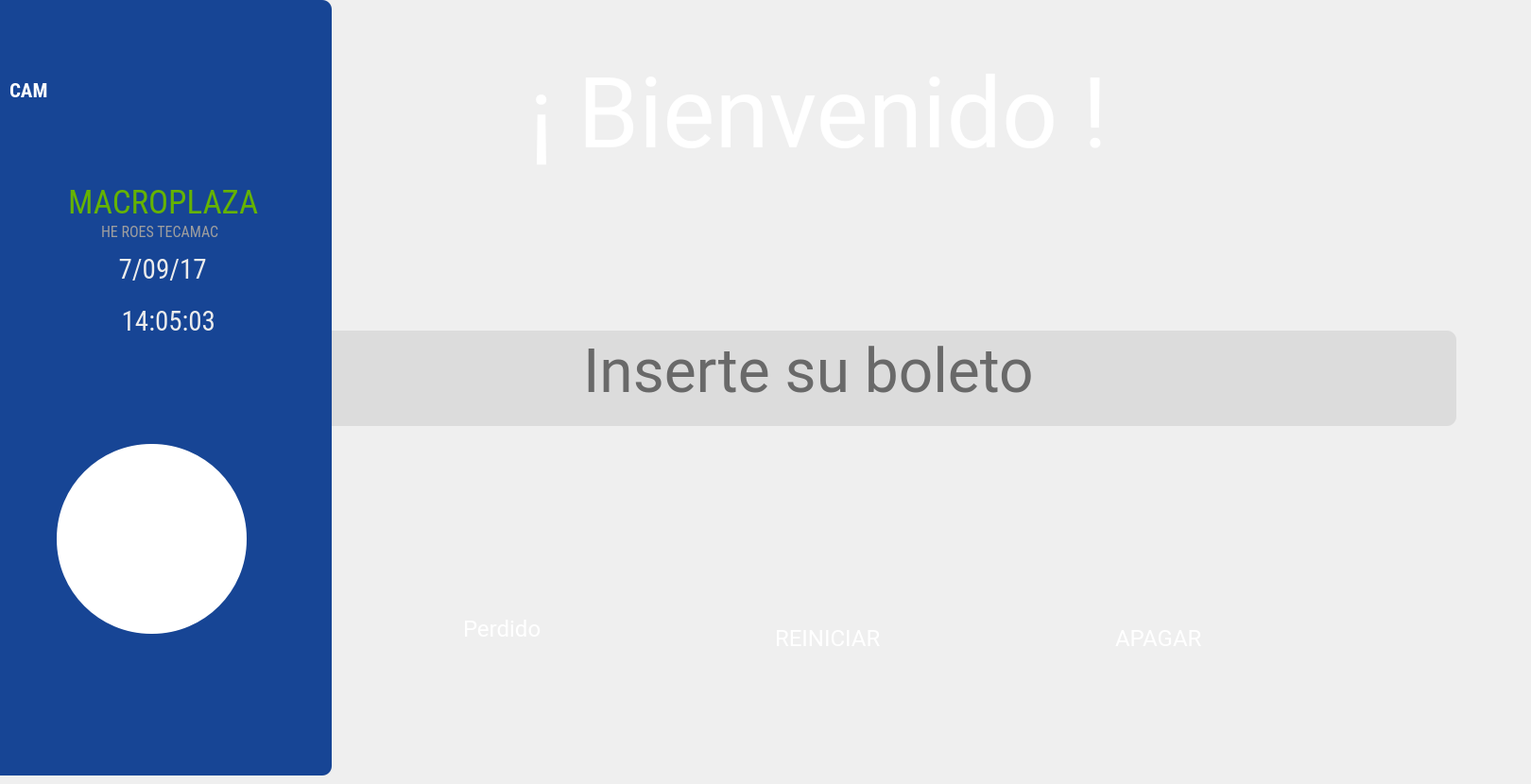
   <widget class="QWidget" name="page_5">
    <widget class="QLabel" name="label_17">
     <property name="geometry">
      <rect>
       <x>560</x>
       <y>50</y>
       <width>1051</width>
       <height>141</height>
      </rect>
     </property>
     <property name="font">
      <font>
       <family>Roboto</family>
       <pointsize>78</pointsize>
       <weight>50</weight>
       <bold>false</bold>
      </font>
     </property>
     <property name="styleSheet">
      <string notr="true">background-color:transparent;
color:rgb(255,255,255);
</string>
     </property>
     <property name="text">
      <string>¡ Bienvenido !</string>
     </property>
    </widget>
    <widget class="QGroupBox" name="groupBox_17">
     <property name="geometry">
      <rect>
       <x>330</x>
       <y>350</y>
       <width>1211</width>
       <height>101</height>
      </rect>
     </property>
     <property name="styleSheet">
      <string notr="true">background-color: rgb(128, 128, 128);
background-color:rgb(220, 220, 220);
border-radius:10%;</string>
     </property>
     <property name="title">
      <string/>
     </property>
     <widget class="QLabel" name="label_78">
      <property name="geometry">
       <rect>
        <x>-29</x>
        <y>-40</y>
        <width>251</width>
        <height>21</height>
       </rect>
      </property>
      <property name="font">
       <font>
        <family>Sans Serif</family>
        <pointsize>16</pointsize>
        <weight>75</weight>
        <italic>false</italic>
        <bold>true</bold>
       </font>
      </property>
      <property name="styleSheet">
       <string notr="true">background-color:transparent;
color:rgb(101, 179, 0)</string>
      </property>
      <property name="text">
       <string/>
      </property>
     </widget>
     <widget class="QWidget" name="layoutWidget">
      <property name="geometry">
       <rect>
        <x>-120</x>
        <y>0</y>
        <width>1291</width>
        <height>86</height>
       </rect>
      </property>
      <layout class="QGridLayout" name="gridLayout_7">
       <item row="0" column="1">
        <widget class="QLabel" name="label_59">
         <property name="font">
          <font>
           <family>Roboto Condensed</family>
           <pointsize>22</pointsize>
           <weight>75</weight>
           <italic>false</italic>
           <bold>true</bold>
          </font>
         </property>
         <property name="styleSheet">
          <string notr="true">background-color:transparent;
color:rrgb(255, 255, 255);</string>
         </property>
         <property name="lineWidth">
          <number>3</number>
         </property>
         <property name="text">
          <string/>
         </property>
        </widget>
       </item>
       <item row="0" column="0">
        <spacer name="horizontalSpacer_9">
         <property name="orientation">
          <enum>Qt::Horizontal</enum>
         </property>
         <property name="sizeHint" stdset="0">
          <size>
           <width>40</width>
           <height>20</height>
          </size>
         </property>
        </spacer>
       </item>
       <item row="0" column="2">
        <widget class="QLabel" name="avisoInserta">
         <property name="font">
          <font>
           <family>Roboto</family>
           <pointsize>48</pointsize>
           <weight>50</weight>
           <italic>false</italic>
           <bold>false</bold>
          </font>
         </property>
         <property name="styleSheet">
          <string notr="true">background-color:transparent;
color:rgb(105,105,105);
</string>
         </property>
         <property name="text">
          <string>Inserte su boleto</string>
         </property>
        </widget>
       </item>
       <item row="0" column="3">
        <widget class="QLabel" name="label_79">
         <property name="font">
          <font>
           <family>Roboto Condensed</family>
           <pointsize>22</pointsize>
           <weight>75</weight>
           <italic>false</italic>
           <bold>true</bold>
          </font>
         </property>
         <property name="styleSheet">
          <string notr="true">background-color:transparent;
color:rrgb(255, 255, 255);</string>
         </property>
         <property name="lineWidth">
          <number>3</number>
         </property>
         <property name="text">
          <string/>
         </property>
        </widget>
       </item>
       <item row="0" column="4">
        <spacer name="horizontalSpacer_14">
         <property name="orientation">
          <enum>Qt::Horizontal</enum>
         </property>
         <property name="sizeHint" stdset="0">
          <size>
           <width>40</width>
           <height>20</height>
          </size>
         </property>
        </spacer>
       </item>
      </layout>
     </widget>
     <zorder>layoutWidget</zorder>
     <zorder>label_78</zorder>
    </widget>
    <widget class="QLabel" name="label_60">
     <property name="geometry">
      <rect>
       <x>1180</x>
       <y>660</y>
       <width>181</width>
       <height>31</height>
      </rect>
     </property>
     <property name="font">
      <font>
       <family>Roboto</family>
       <pointsize>18</pointsize>
       <weight>50</weight>
       <italic>false</italic>
       <bold>false</bold>
      </font>
     </property>
     <property name="styleSheet">
      <string notr="true">background-color:transparent;
color:rgb(255, 255, 255);</string>
     </property>
     <property name="lineWidth">
      <number>3</number>
     </property>
     <property name="text">
      <string>APAGAR</string>
     </property>
    </widget>
    <widget class="QPushButton" name="bapagar">
     <property name="enabled">
      <bool>true</bool>
     </property>
     <property name="geometry">
      <rect>
       <x>1180</x>
       <y>580</y>
       <width>81</width>
       <height>71</height>
      </rect>
     </property>
     <property name="font">
      <font>
       <family>Roboto Condensed</family>
       <pointsize>24</pointsize>
       <weight>50</weight>
       <italic>false</italic>
       <bold>false</bold>
       <underline>false</underline>
      </font>
     </property>
     <property name="styleSheet">
      <string notr="true">color:rgb(255, 255, 255);
color:rgb(255, 255, 255);
border-radius:20%</string>
     </property>
     <property name="text">
      <string/>
     </property>
     <property name="icon">
      <iconset>
       <normaloff>iconos/nums.png</normaloff>iconos/nums.png</iconset>
     </property>
     <property name="iconSize">
      <size>
       <width>72</width>
       <height>72</height>
      </size>
     </property>
    </widget>
    <widget class="QGroupBox" name="groupBox_123">
     <property name="geometry">
      <rect>
       <x>-10</x>
       <y>0</y>
       <width>361</width>
       <height>821</height>
      </rect>
     </property>
     <property name="styleSheet">
      <string notr="true">background-color: rgba(0, 0, 0, 90%);
background-color:rgb(23, 69, 149);

border-radius:10%;</string>
     </property>
     <property name="title">
      <string/>
     </property>
     <widget class="QWidget" name="layoutWidget_15">
      <property name="geometry">
       <rect>
        <x>10</x>
        <y>260</y>
        <width>351</width>
        <height>51</height>
       </rect>
      </property>
      <layout class="QGridLayout" name="gridLayout_15">
       <item row="0" column="2">
        <widget class="QLabel" name="ldate2">
         <property name="font">
          <font>
           <family>Roboto Condensed</family>
           <pointsize>22</pointsize>
           <weight>50</weight>
           <italic>false</italic>
           <bold>false</bold>
          </font>
         </property>
         <property name="styleSheet">
          <string notr="true">background-color:transparent;
color:rgb(236, 236, 236);
</string>
         </property>
         <property name="text">
          <string> 7/09/17</string>
         </property>
        </widget>
       </item>
       <item row="0" column="4">
        <widget class="QLabel" name="label_15">
         <property name="text">
          <string/>
         </property>
        </widget>
       </item>
       <item row="0" column="3">
        <spacer name="horizontalSpacer_21">
         <property name="orientation">
          <enum>Qt::Horizontal</enum>
         </property>
         <property name="sizeHint" stdset="0">
          <size>
           <width>40</width>
           <height>20</height>
          </size>
         </property>
        </spacer>
       </item>
       <item row="0" column="0">
        <spacer name="horizontalSpacer_25">
         <property name="orientation">
          <enum>Qt::Horizontal</enum>
         </property>
         <property name="sizeHint" stdset="0">
          <size>
           <width>40</width>
           <height>20</height>
          </size>
         </property>
        </spacer>
       </item>
      </layout>
     </widget>
     <widget class="QWidget" name="layoutWidget_17">
      <property name="geometry">
       <rect>
        <x>10</x>
        <y>320</y>
        <width>351</width>
        <height>41</height>
       </rect>
      </property>
      <layout class="QGridLayout" name="gridLayout_17">
       <item row="0" column="1">
        <widget class="QLabel" name="ltime2">
         <property name="font">
          <font>
           <family>Roboto Condensed</family>
           <pointsize>22</pointsize>
           <weight>50</weight>
           <italic>false</italic>
           <bold>false</bold>
          </font>
         </property>
         <property name="styleSheet">
          <string notr="true">background-color:transparent;
color:rgb(236, 236, 236);
</string>
         </property>
         <property name="text">
          <string> 14:05:03</string>
         </property>
        </widget>
       </item>
       <item row="0" column="2">
        <spacer name="horizontalSpacer_23">
         <property name="orientation">
          <enum>Qt::Horizontal</enum>
         </property>
         <property name="sizeHint" stdset="0">
          <size>
           <width>40</width>
           <height>20</height>
          </size>
         </property>
        </spacer>
       </item>
       <item row="0" column="0">
        <spacer name="horizontalSpacer_26">
         <property name="orientation">
          <enum>Qt::Horizontal</enum>
         </property>
         <property name="sizeHint" stdset="0">
          <size>
           <width>40</width>
           <height>20</height>
          </size>
         </property>
        </spacer>
       </item>
      </layout>
     </widget>
     <widget class="QLabel" name="label_153">
      <property name="geometry">
       <rect>
        <x>70</x>
        <y>470</y>
        <width>201</width>
        <height>201</height>
       </rect>
      </property>
      <property name="font">
       <font>
        <family>Sans Serif</family>
        <pointsize>8</pointsize>
        <weight>75</weight>
        <bold>true</bold>
       </font>
      </property>
      <property name="styleSheet">
       <string notr="true">background-color: rgb(255, 255, 255);
border-radius:100%;</string>
      </property>
      <property name="lineWidth">
       <number>3</number>
      </property>
      <property name="text">
       <string/>
      </property>
      <property name="textFormat">
       <enum>Qt::PlainText</enum>
      </property>
      <property name="scaledContents">
       <bool>true</bool>
      </property>
     </widget>
     <widget class="QWidget" name="layoutWidget_6">
      <property name="geometry">
       <rect>
        <x>10</x>
        <y>190</y>
        <width>351</width>
        <height>48</height>
       </rect>
      </property>
      <layout class="QGridLayout" name="gridLayout_8">
       <item row="0" column="1">
        <widget class="QLabel" name="nomPlaza_2">
         <property name="font">
          <font>
           <family>Roboto Condensed</family>
           <pointsize>26</pointsize>
           <weight>50</weight>
           <bold>false</bold>
          </font>
         </property>
         <property name="styleSheet">
          <string notr="true">background-color:transparent;
color:rgb(101, 179, 0)</string>
         </property>
         <property name="text">
          <string> MACROPLAZA</string>
         </property>
        </widget>
       </item>
       <item row="0" column="3">
        <widget class="QLabel" name="label_8">
         <property name="text">
          <string/>
         </property>
        </widget>
       </item>
       <item row="0" column="2">
        <spacer name="horizontalSpacer_16">
         <property name="orientation">
          <enum>Qt::Horizontal</enum>
         </property>
         <property name="sizeHint" stdset="0">
          <size>
           <width>41</width>
           <height>43</height>
          </size>
         </property>
        </spacer>
       </item>
       <item row="0" column="0">
        <spacer name="horizontalSpacer_15">
         <property name="orientation">
          <enum>Qt::Horizontal</enum>
         </property>
         <property name="sizeHint" stdset="0">
          <size>
           <width>40</width>
           <height>20</height>
          </size>
         </property>
        </spacer>
       </item>
      </layout>
     </widget>
     <widget class="QWidget" name="layoutWidget_14">
      <property name="geometry">
       <rect>
        <x>10</x>
        <y>230</y>
        <width>351</width>
        <height>31</height>
       </rect>
      </property>
      <layout class="QGridLayout" name="gridLayout_14">
       <item row="1" column="3">
        <widget class="QLabel" name="label_14">
         <property name="text">
          <string/>
         </property>
        </widget>
       </item>
       <item row="1" column="2">
        <spacer name="horizontalSpacer_22">
         <property name="orientation">
          <enum>Qt::Horizontal</enum>
         </property>
         <property name="sizeHint" stdset="0">
          <size>
           <width>40</width>
           <height>20</height>
          </size>
         </property>
        </spacer>
       </item>
       <item row="1" column="1">
        <widget class="QLabel" name="nomLoc_2">
         <property name="font">
          <font>
           <family>Roboto Condensed</family>
           <pointsize>12</pointsize>
           <weight>50</weight>
           <bold>false</bold>
          </font>
         </property>
         <property name="styleSheet">
          <string notr="true">background-color:transparent;
color:rgb(158, 158, 158)</string>
         </property>
         <property name="text">
          <string>HE ROES TECAMAC</string>
         </property>
        </widget>
       </item>
       <item row="1" column="0">
        <spacer name="horizontalSpacer_20">
         <property name="orientation">
          <enum>Qt::Horizontal</enum>
         </property>
         <property name="sizeHint" stdset="0">
          <size>
           <width>40</width>
           <height>20</height>
          </size>
         </property>
        </spacer>
       </item>
      </layout>
     </widget>
     <widget class="QLabel" name="label_87">
      <property name="geometry">
       <rect>
        <x>110</x>
        <y>530</y>
        <width>121</width>
        <height>71</height>
       </rect>
      </property>
      <property name="font">
       <font>
        <family>Sans Serif</family>
        <pointsize>8</pointsize>
        <weight>75</weight>
        <bold>true</bold>
       </font>
      </property>
      <property name="styleSheet">
       <string notr="true">background-color:transparent;
color:white</string>
      </property>
      <property name="frameShape">
       <enum>QFrame::NoFrame</enum>
      </property>
      <property name="frameShadow">
       <enum>QFrame::Sunken</enum>
      </property>
      <property name="lineWidth">
       <number>3</number>
      </property>
      <property name="text">
       <string/>
      </property>
      <property name="textFormat">
       <enum>Qt::PlainText</enum>
      </property>
      <property name="pixmap">
       <pixmap>../../../../Pictures/outLogo.jpg</pixmap>
      </property>
      <property name="scaledContents">
       <bool>true</bool>
      </property>
     </widget>
     <widget class="QLabel" name="label_55">
      <property name="geometry">
       <rect>
        <x>20</x>
        <y>80</y>
        <width>121</width>
        <height>31</height>
       </rect>
      </property>
      <property name="font">
       <font>
        <family>Roboto Condensed</family>
        <pointsize>16</pointsize>
        <weight>75</weight>
        <italic>false</italic>
        <bold>true</bold>
       </font>
      </property>
      <property name="styleSheet">
       <string notr="true">background-color:transparent;
color:rgb(255, 255, 255);</string>
      </property>
      <property name="lineWidth">
       <number>3</number>
      </property>
      <property name="text">
       <string>CAM</string>
      </property>
     </widget>
     <widget class="QPushButton" name="bcamara">
      <property name="geometry">
       <rect>
        <x>20</x>
        <y>10</y>
        <width>71</width>
        <height>61</height>
       </rect>
      </property>
      <property name="font">
       <font>
        <family>Roboto Condensed</family>
        <pointsize>24</pointsize>
        <weight>50</weight>
        <italic>false</italic>
        <bold>false</bold>
        <underline>false</underline>
       </font>
      </property>
      <property name="styleSheet">
       <string notr="true">color:rgb(255, 255, 255);
color:rgb(255, 255, 255);
border-radius:20%</string>
      </property>
      <property name="text">
       <string/>
      </property>
      <property name="icon">
       <iconset>
        <normaloff>iconos/nums.png</normaloff>iconos/nums.png</iconset>
      </property>
      <property name="iconSize">
       <size>
        <width>72</width>
        <height>72</height>
       </size>
      </property>
     </widget>
     <zorder>label_153</zorder>
     <zorder>layoutWidget_15</zorder>
     <zorder>layoutWidget_17</zorder>
     <zorder>layoutWidget_6</zorder>
     <zorder>layoutWidget_14</zorder>
     <zorder>label_87</zorder>
     <zorder>label_55</zorder>
     <zorder>bcamara</zorder>
    </widget>
    <widget class="QPushButton" name="breiniciar">
     <property name="enabled">
      <bool>true</bool>
     </property>
     <property name="geometry">
      <rect>
       <x>830</x>
       <y>580</y>
       <width>81</width>
       <height>71</height>
      </rect>
     </property>
     <property name="font">
      <font>
       <family>Roboto Condensed</family>
       <pointsize>24</pointsize>
       <weight>50</weight>
       <italic>false</italic>
       <bold>false</bold>
       <underline>false</underline>
      </font>
     </property>
     <property name="styleSheet">
      <string notr="true">color:rgb(255, 255, 255);
color:rgb(255, 255, 255);
border-radius:20%</string>
     </property>
     <property name="text">
      <string/>
     </property>
     <property name="icon">
      <iconset>
       <normaloff>iconos/nums.png</normaloff>iconos/nums.png</iconset>
     </property>
     <property name="iconSize">
      <size>
       <width>72</width>
       <height>72</height>
      </size>
     </property>
    </widget>
    <widget class="QLabel" name="label_56">
     <property name="geometry">
      <rect>
       <x>820</x>
       <y>660</y>
       <width>181</width>
       <height>31</height>
      </rect>
     </property>
     <property name="font">
      <font>
       <family>Roboto</family>
       <pointsize>18</pointsize>
       <weight>50</weight>
       <italic>false</italic>
       <bold>false</bold>
      </font>
     </property>
     <property name="styleSheet">
      <string notr="true">background-color:transparent;
color:rgb(255, 255, 255);</string>
     </property>
     <property name="lineWidth">
      <number>3</number>
     </property>
     <property name="text">
      <string>REINICIAR</string>
     </property>
    </widget>
    <widget class="QPushButton" name="bperdido">
     <property name="enabled">
      <bool>true</bool>
     </property>
     <property name="geometry">
      <rect>
       <x>490</x>
       <y>580</y>
       <width>81</width>
       <height>71</height>
      </rect>
     </property>
     <property name="font">
      <font>
       <family>Roboto Condensed</family>
       <pointsize>24</pointsize>
       <weight>50</weight>
       <italic>false</italic>
       <bold>false</bold>
       <underline>false</underline>
      </font>
     </property>
     <property name="styleSheet">
      <string notr="true">color:rgb(255, 255, 255);
color:rgb(255, 255, 255);
border-radius:20%</string>
     </property>
     <property name="text">
      <string/>
     </property>
     <property name="icon">
      <iconset>
       <normaloff>iconos/nums.png</normaloff>iconos/nums.png</iconset>
     </property>
     <property name="iconSize">
      <size>
       <width>72</width>
       <height>72</height>
      </size>
     </property>
    </widget>
    <widget class="QLabel" name="label_62">
     <property name="geometry">
      <rect>
       <x>490</x>
       <y>650</y>
       <width>131</width>
       <height>31</height>
      </rect>
     </property>
     <property name="font">
      <font>
       <family>Roboto</family>
       <pointsize>18</pointsize>
       <weight>50</weight>
       <italic>false</italic>
       <bold>false</bold>
      </font>
     </property>
     <property name="styleSheet">
      <string notr="true">background-color:transparent;
color:rgb(255, 255, 255);</string>
     </property>
     <property name="lineWidth">
      <number>3</number>
     </property>
     <property name="text">
      <string>Perdido</string>
     </property>
    </widget>
   </widget>
